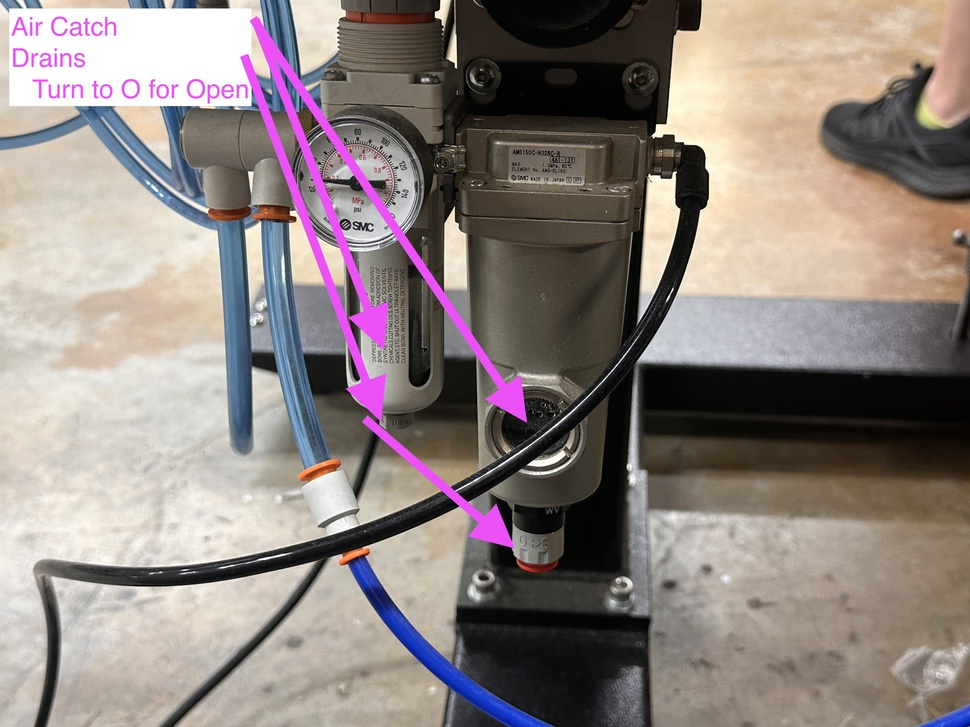
#> input picture poly-bagger/images/aircatch_waterseparator.jpeg, 970 x 727 px, shrunk from 4032 x 3024 before the run
$ python -i print_label.py   (imports and definitions only)
#> lines starting #> are read from the running program, lines starting #| are printed output that depends on the picture; after the words box and inside, x2 and y2 are one past the last pixel; in counts of white or black regions, pixels touching at a corner belong together
#> further down, picture is the input picture: PIL image 970x727 RGB; mean R, G, B 142.6, 132.2, 128.2
#!/usr/bin/env python3
"""One-step label printer for Zebra ZTC 110Xi4-203dpi ZPL."""
import argparse, os, subprocess, sys, tempfile
from zipfile import ZipFile
from pathlib import Path
from PIL import Image


# [5 lines left out: function extract_image, not called in this run]


def generate_zpl(img, scale=4, rotate=0):
#> called with scale = 4, rotate = 0
    if rotate:
        img = img.rotate(rotate, expand=True)
    img = img.convert("1")
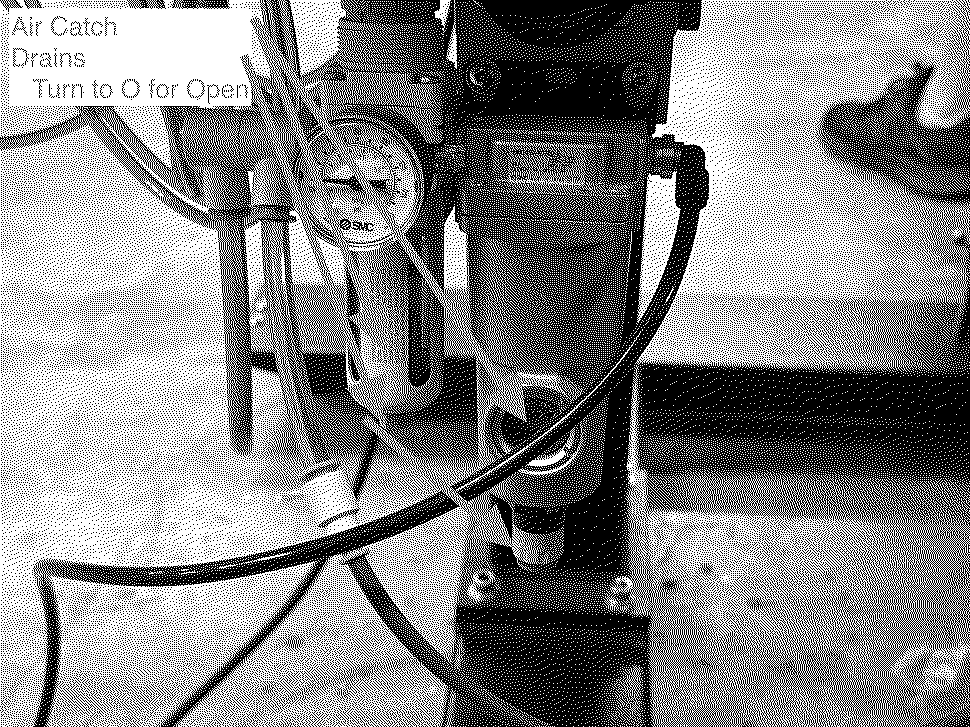
#> img: PIL image 970x727 1; 52.7% white; 36520 black regions (36428 under 20 px), largest, box (x1, y1, x2, y2) and area: (0, 0, 970, 727) 281609, (299, 637, 408, 703) 1124, (171, 0, 230, 9) 344
    w, h = img.size
#> w = 970; h = 727
    img = img.resize((w * scale, h * scale), Image.NEAREST)
#> img: PIL image 3880x2908 1; 52.7% white; 36520 black regions (31614 under 20 px), largest, box (x1, y1, x2, y2) and area: (0, 0, 3880, 2908) 4505744, (1196, 2548, 1632, 2812) 17984, (684, 0, 920, 36) 5504
    w, h = img.size
#> w = 3880; h = 2908
    bpr = (w + 7) // 8
#> bpr = 485
    pixels = list(img.getdata())
#> pixels = 11283040 items
    rows = []
    for y in range(h):
        row = []
        for bx in range(bpr):
            bv = 0
            for bi in range(8):
                idx = y * w + bx * 8 + bi
                if idx < y * w + w:
                    p = pixels[idx]
                    bv = (bv << 1) | (0 if p else 1)
                else:
                    bv <<= 1
            row.append(bv)
        rows.append("".join(f"{b:02X}" for b in row))
#> after the loop, rows = 2908 items
    data = "".join(rows)
    tb = bpr * h
#> tb = 1410380
    lp = 80
    sp = 120
    tm = 30
    lm = 60
    return f"^XA\n^LL{h+lp}\n^PW{w+sp}\n^LS0\n^FO{lm},{tm}^GFA,{tb},{tb},{bpr},{data}^FS\n^XZ"


# [60 lines left out: functions send_to_printer, main, not called in this run]


# [2 lines not run here, left out]

>>> from PIL import Image
>>> picture = Image.open('images/aircatch_waterseparator.jpeg')
>>> result = generate_zpl(picture)

$ run again, on poly-bagger/images/filmgaurd_sealer_bar.jpeg
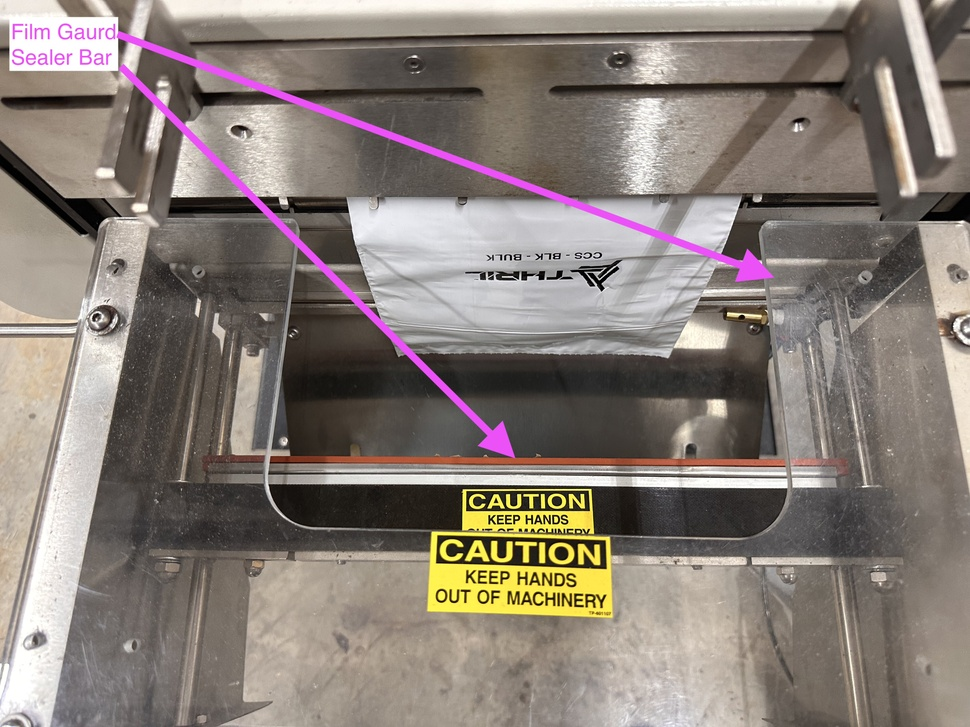
#> input picture poly-bagger/images/filmgaurd_sealer_bar.jpeg, 970 x 727 px, shrunk from 4032 x 3024 before the run
#> picture is the input picture: PIL image 970x727 RGB; mean R, G, B 136.2, 126.2, 119.1
#> in generate_zpl, `img = img.convert("1")`:
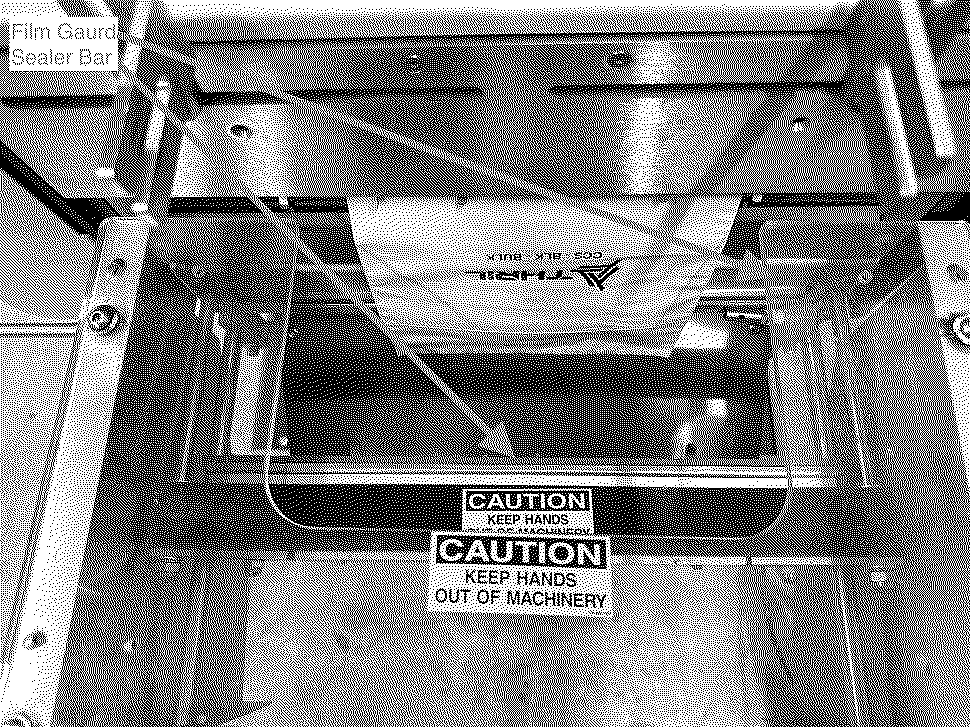
#> img: PIL image 970x727 1; 50.1% white; black in thin lines or dots
#> pixels = 11283040 items
#> after the loop in generate_zpl, `for y in range(h):`: rows = 2908 items

$ run again, on poly-bagger/images/lever.jpeg
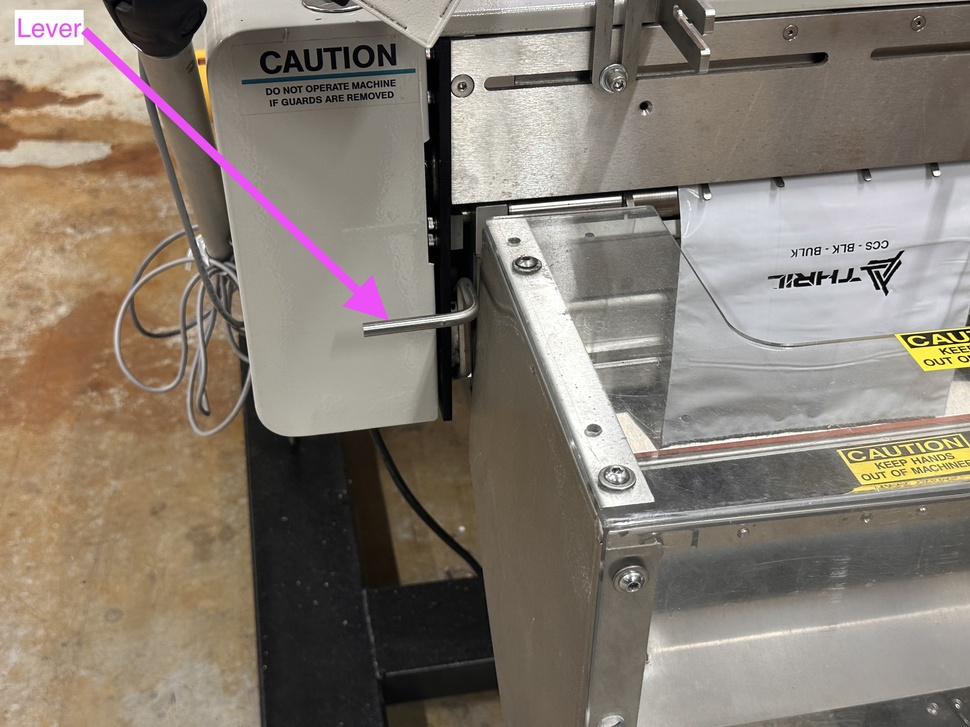
#> input picture poly-bagger/images/lever.jpeg, 970 x 727 px, shrunk from 4032 x 3024 before the run
#> picture is the input picture: PIL image 970x727 RGB; mean R, G, B 133.9, 124.3, 113.1
#> in generate_zpl, `img = img.convert("1")`:
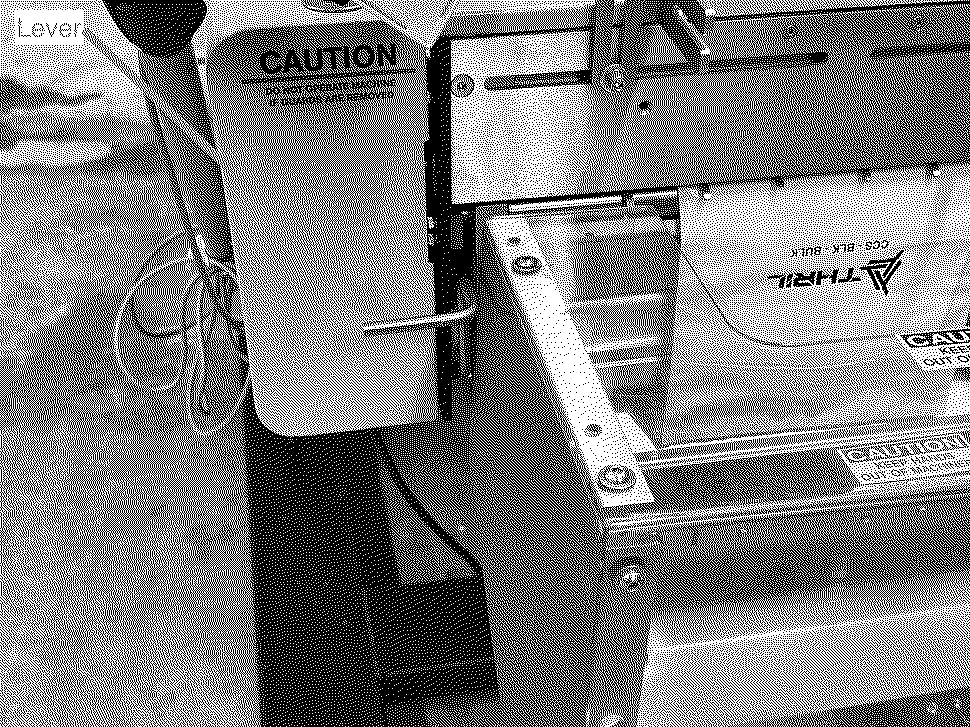
#> img: PIL image 970x727 1; 49.2% white in thin lines or dots
#> pixels = 11283040 items
#> after the loop in generate_zpl, `for y in range(h):`: rows = 2908 items

$ run again, on poly-bagger/images/local-baggersettings.jpeg
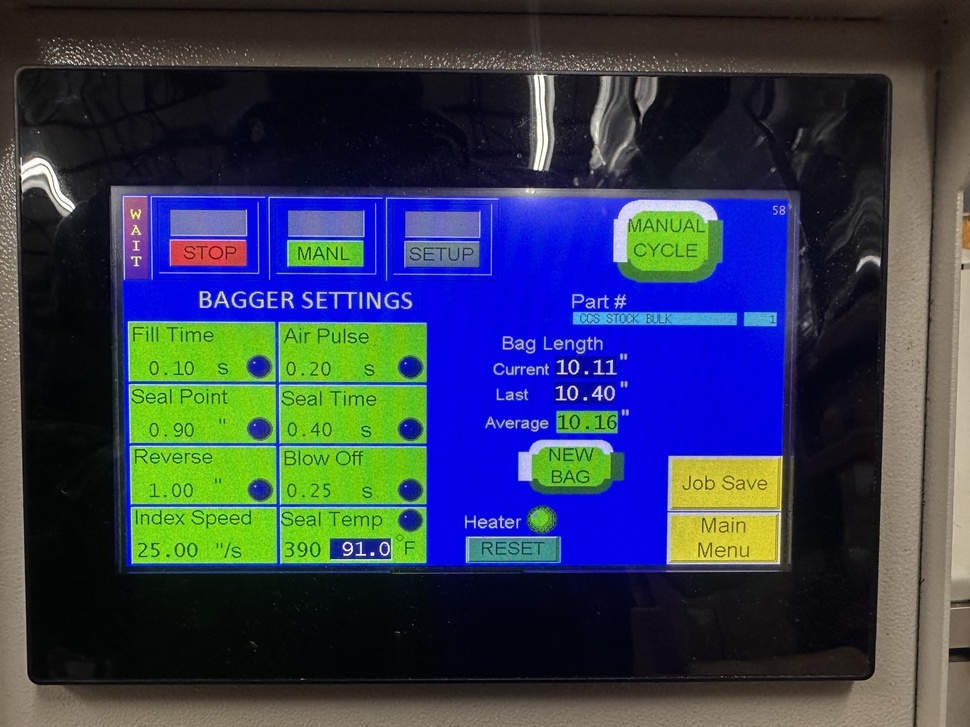
#> input picture poly-bagger/images/local-baggersettings.jpeg, 970 x 727 px, shrunk from 4032 x 3024 before the run
#> picture is the input picture: PIL image 970x727 RGB; mean R, G, B 53.2, 61.2, 81.8
#> in generate_zpl, `img = img.convert("1")`:
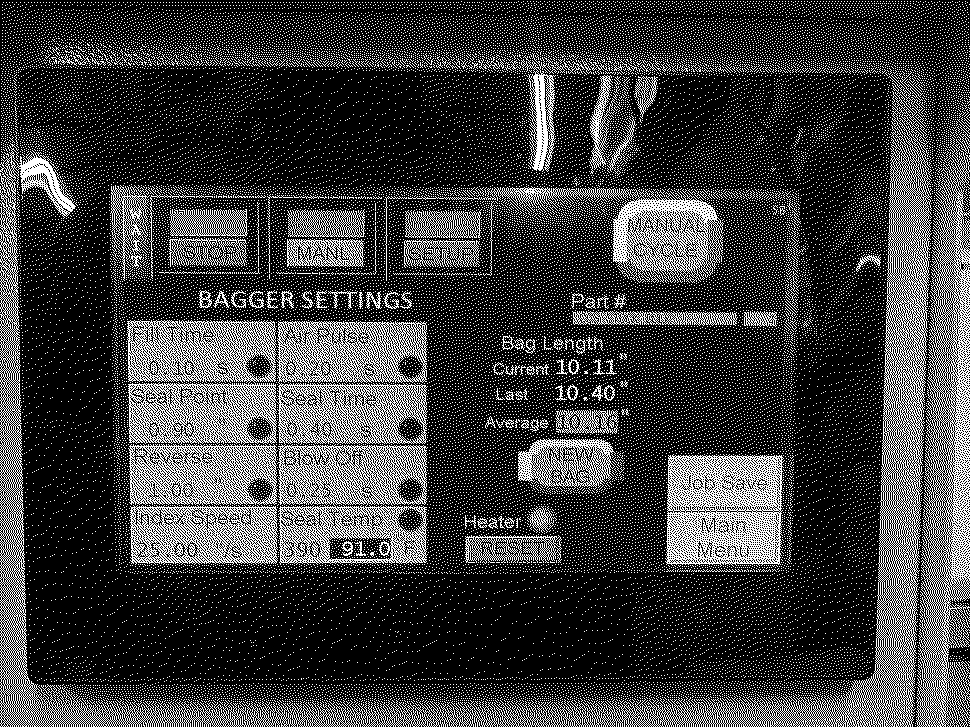
#> img: PIL image 970x727 1; 23.7% white in thin lines or dots
#> pixels = 11283040 items
#> after the loop in generate_zpl, `for y in range(h):`: rows = 2908 items
